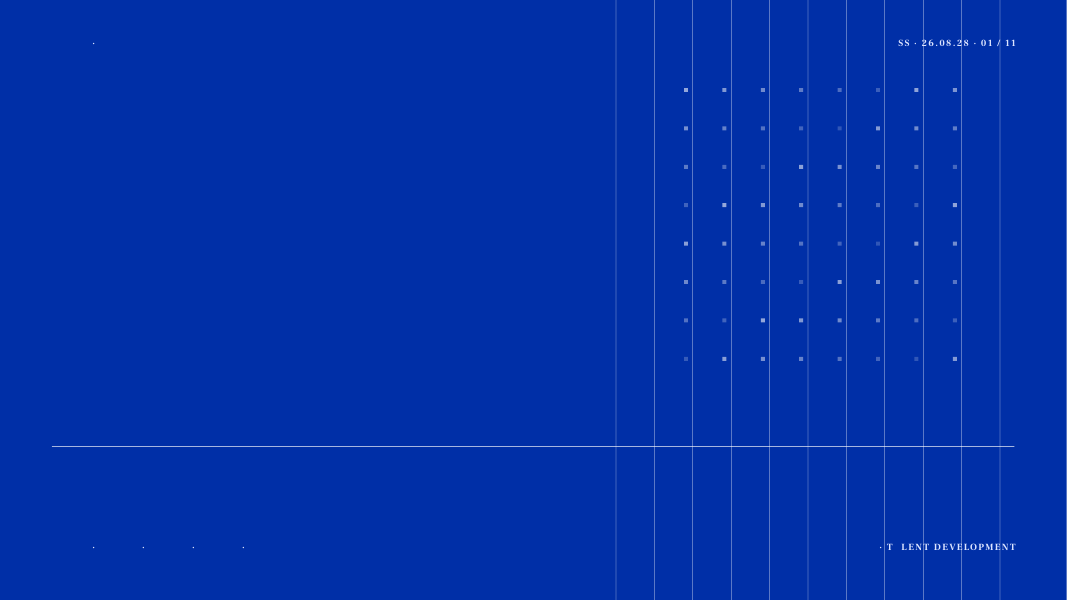
#> input picture deliverables/talent-development-solution-deck/render-compat-v4/slide-01.png, 1067 x 600 px; its folder holds only this picture in this run
$ python make_contact_sheet.py
#> lines starting #> are read from the running program, lines starting #| are printed output that depends on the picture
from PIL import Image, ImageDraw
import glob
import math

files = sorted(glob.glob('slide-*.png'))
images = [Image.open(file).convert('RGB') for file in files]
#> images = 1 item
thumb_width = 520
thumbs = []
for index, image in enumerate(images):
    height = round(image.height * thumb_width / image.width)
    thumb = image.resize((thumb_width, height))
    card = Image.new('RGB', (thumb_width, height + 28), 'white')
    card.paste(thumb, (0, 28))
    ImageDraw.Draw(card).text((10, 6), f'{index + 1:02d}', fill='black')
    thumbs.append(card)
#> this loop made 1 pass
#> height on pass 1: 292
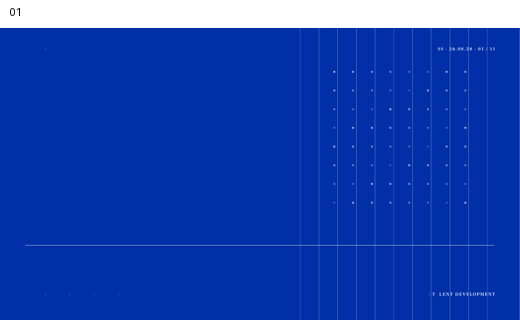
#> card: PIL image 520x320 RGB; mean R, G, B 23.7, 66.3, 175.1
#> after the loop, thumbs = 1 item

columns = 3
rows = math.ceil(len(thumbs) / columns)
#> rows = 1
card_height = max(thumb.height for thumb in thumbs)
#> card_height = 320
sheet = Image.new('RGB', (columns * thumb_width, rows * card_height), (225, 225, 225))
#> sheet: PIL image 1560x320 RGB; every value is 225
for index, thumb in enumerate(thumbs):
    sheet.paste(thumb, ((index % columns) * thumb_width, (index // columns) * card_height))
#> this loop made 1 pass
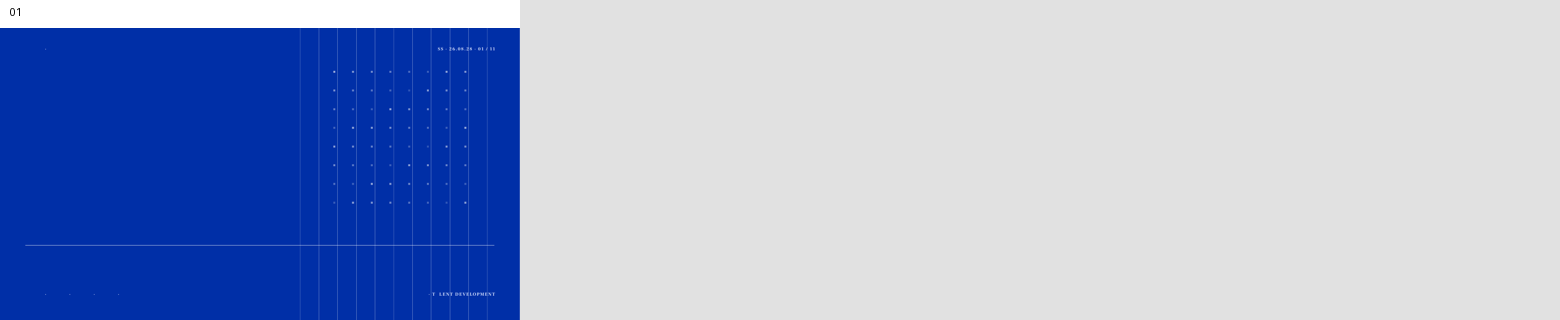
#> sheet: PIL image 1560x320 RGB; mean R, G, B 157.9, 172.1, 208.4
sheet.save('contact-sheet.png')

$ run again, on deliverables/talent-development-solution-deck/render-compat-v4/slide-05.png
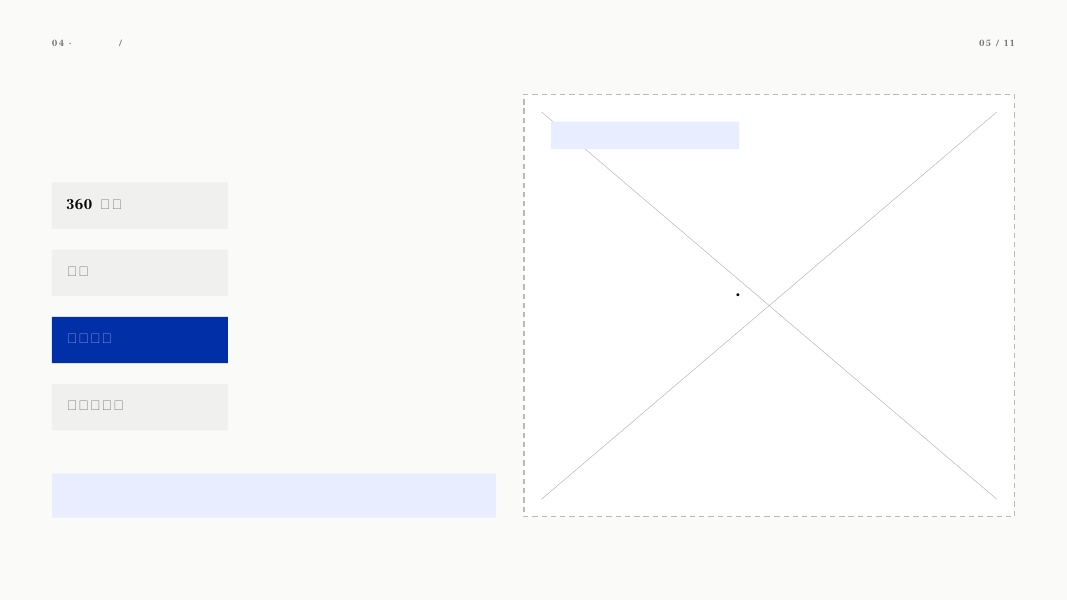
#> input picture deliverables/talent-development-solution-deck/render-compat-v4/slide-05.png, 1067 x 600 px
#> images = 1 item
#> the loop `for index, image in enumerate(images):` made 1 pass
#> height on pass 1: 292
#> after the loop `for index, image in enumerate(images):`:
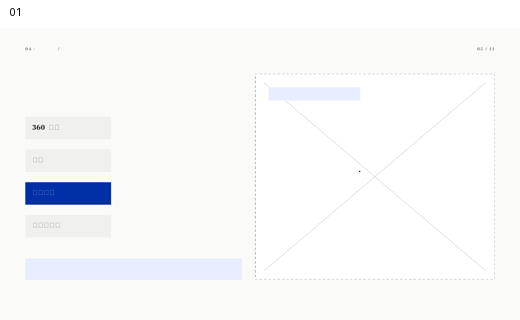
#> card: PIL image 520x320 RGB; mean R, G, B 247.7, 248.4, 249.3
#> rows = 1
#> card_height = 320
#> the loop `for index, thumb in enumerate(thumbs):` made 1 pass
#> after the loop `for index, thumb in enumerate(thumbs):`:
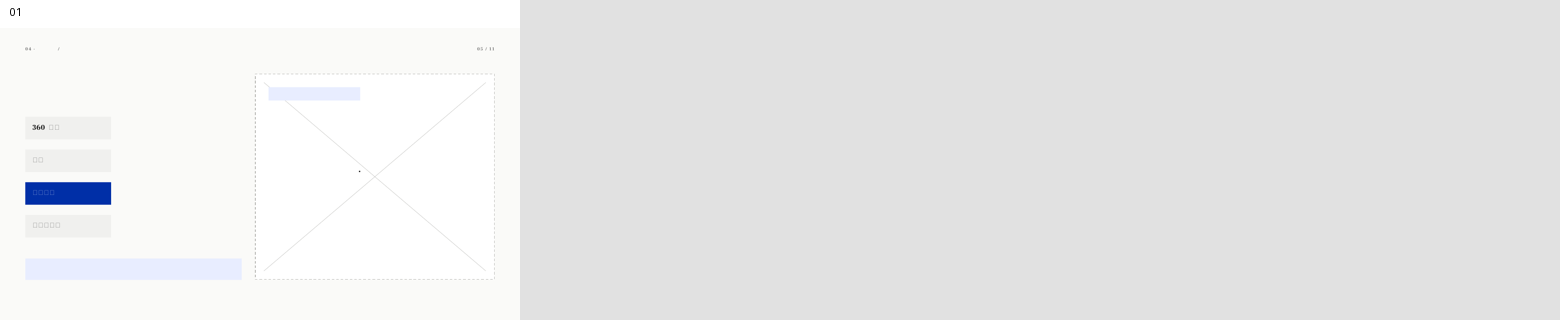
#> sheet: PIL image 1560x320 RGB; mean R, G, B 232.6, 232.8, 233.1

$ run again, on deliverables/talent-development-solution-deck/render-compat-v4/slide-06.png
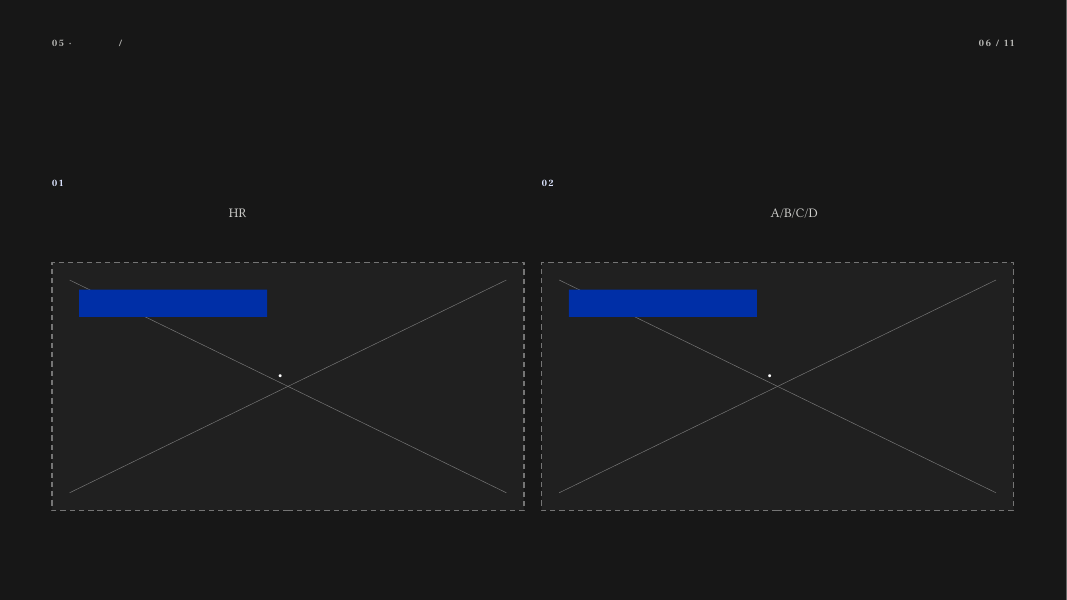
#> input picture deliverables/talent-development-solution-deck/render-compat-v4/slide-06.png, 1067 x 600 px
#> images = 1 item
#> the loop `for index, image in enumerate(images):` made 1 pass
#> height on pass 1: 292
#> after the loop `for index, image in enumerate(images):`:
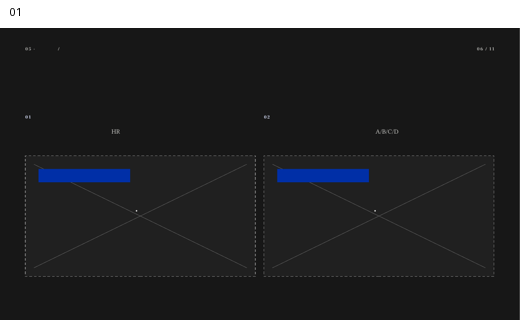
#> card: PIL image 520x320 RGB; mean R, G, B 46.3, 47, 48.8
#> rows = 1
#> card_height = 320
#> the loop `for index, thumb in enumerate(thumbs):` made 1 pass
#> after the loop `for index, thumb in enumerate(thumbs):`:
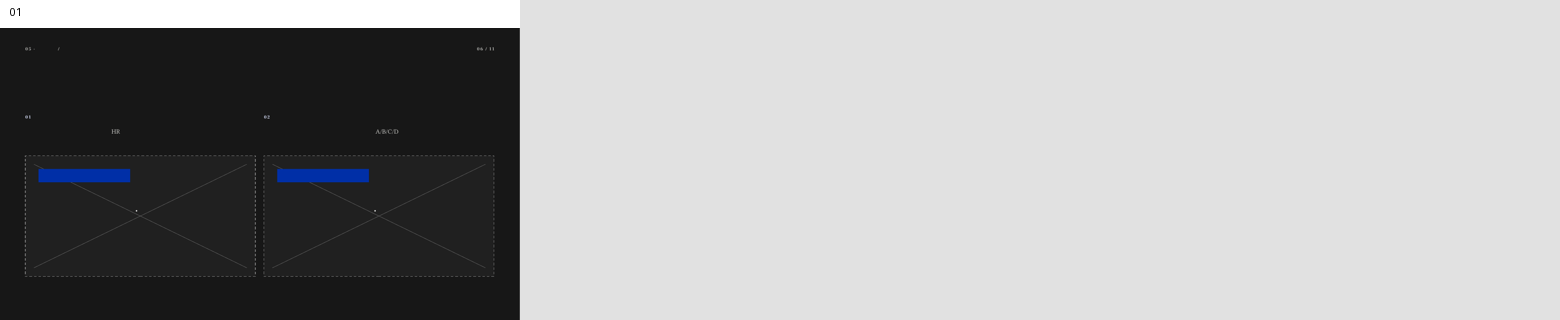
#> sheet: PIL image 1560x320 RGB; mean R, G, B 165.4, 165.7, 166.3
